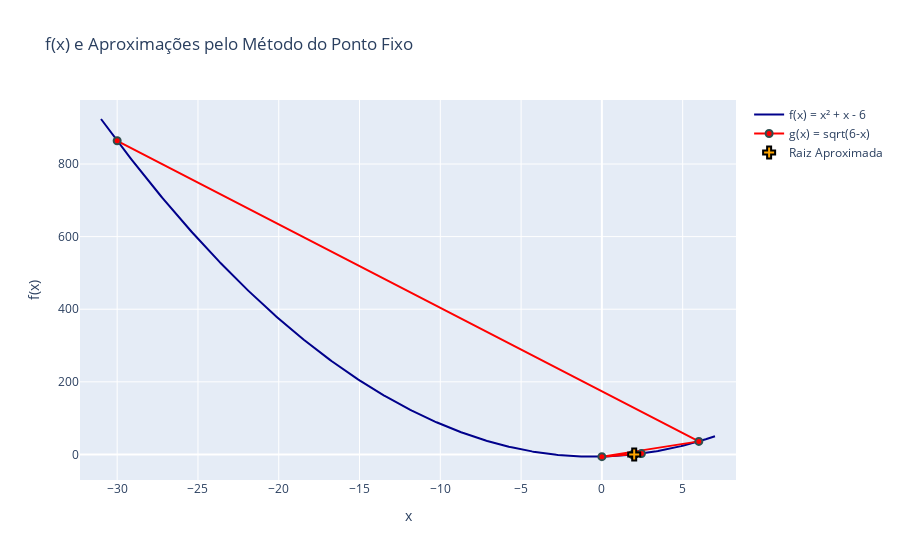

Notebook source saved alongside this figure:
### Code cell
# Gera valores de x para o gráfico da função f(x) = x^2 + x - 6
x_vals = np.linspace(min(history) - 1, max(history) + 1, 400)
f = lambda x: x**2 + x - 6
y_vals = f(x_vals)

# Cria o gráfico da função
fig_fx = go.Figure()
fig_fx.add_trace(go.Scatter(x=x_vals, y=y_vals,
                            mode='lines',
                            name='f(x) = x² + x - 6',
                            line=dict(color='darkblue', width=2)))

# Adiciona os pontos do método do ponto fixo
fig_fx.add_trace(go.Scatter(x=history, y=[f(x) for x in history], 
                            mode='markers+lines', 
                            name='g(x) = sqrt(6-x)',
                            marker=dict(size=7, color='red', line=dict(width=2, color='DarkSlateGrey'))))

# Destaca a raiz aproximada
fig_fx.add_trace(go.Scatter(x=[root], y=[f(root)], mode='markers', name='Raiz Aproximada',
                            marker=dict(size=10, color='orange', symbol='cross', line=dict(width=2, color='Black'))))

fig_fx.update_layout(title='f(x) e Aproximações pelo Método do Ponto Fixo',
                    xaxis_title='x',
                    yaxis_title='f(x)',
                    showlegend=True)
fig_fx.show()

### Figure 1 — Plotly figure (JSON) as saved in the notebook; plotly's stock layout.template omitted (floating-point values rounded to 4 significant figures; data arrays with more than 128 entries replaced by an {"elided": "..."} marker saying what was removed)
{"data": [{"line": {"color": "darkblue", "width": 2}, "mode": "lines", "name": "f(x) = x² + x - 6", "type": "scatter", "x": {"elided": "400 float values"}, "y": {"elided": "400 float values"}}, {"marker": {"color": "red", "line": {"color": "DarkSlateGrey", "width": 2}, "size": 7}, "mode": "markers+lines", "name": "g(x) = sqrt(6-x)", "type": "scatter", "x": [-30, 6, 0, 2.449, 1.884, 2.029, 1.993, 2.002, 2.0, 2.0, 2.0, 2.0, 2.0, 2.0, 2.0], "y": [864, 36, -6, 2.449, -0.5652, 0.1444, -0.03592, 0.008992, -0.002247, 0.0005618, -0.0001405, 3.511e-05, -8.778e-06, 2.195e-06, -5.487e-07]}, {"marker": {"color": "orange", "line": {"color": "Black", "width": 2}, "size": 10, "symbol": "cross"}, "mode": "markers", "name": "Raiz Aproximada", "type": "scatter", "x": [2.0], "y": [-5.487e-07]}], "layout": {"showlegend": true, "title": {"text": "f(x) e Aproximações pelo Método do Ponto Fixo"}, "xaxis": {"title": {"text": "x"}}, "yaxis": {"title": {"text": "f(x)"}}}}
